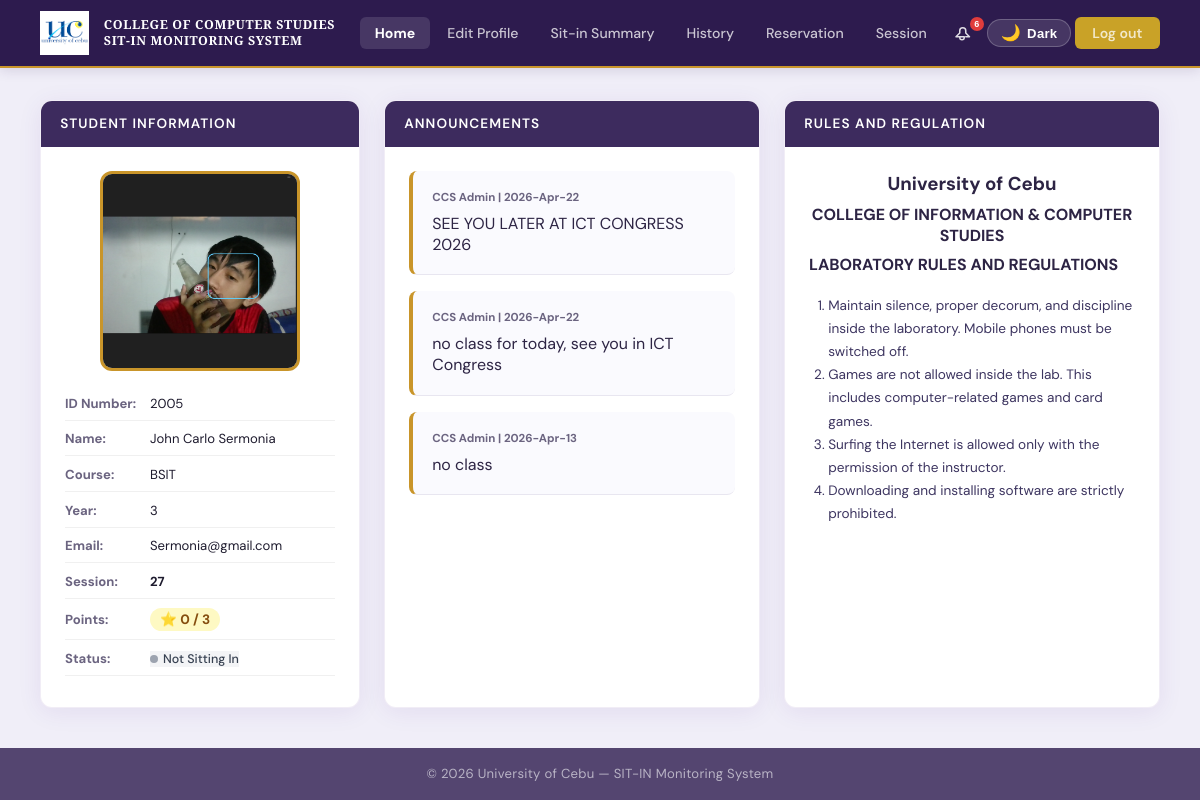
The page /sysarch/dashboard.php (signed in) on the database its author committed.
### tables this page shows
CREATE TABLE `users` (
  `id` int(11) NOT NULL,
  `id_number` varchar(50) NOT NULL,
  `last_name` varchar(100) NOT NULL,
  `first_name` varchar(100) NOT NULL,
  `middle_name` varchar(100) DEFAULT NULL,
  `course` varchar(50) NOT NULL,
  `course_level` int(2) NOT NULL,
  `email` varchar(150) NOT NULL,
  `address` text NOT NULL,
  `password` varchar(255) NOT NULL,
  `created_at` timestamp NOT NULL DEFAULT current_timestamp(),
  `profile_picture` varchar(255) DEFAULT 'Studentlogo.png',
  `remaining_sessions` int(11) NOT NULL DEFAULT 30,
  `points` int(11) DEFAULT 0
);

CREATE TABLE `announcements` (
  `id` int(11) NOT NULL,
  `content` text NOT NULL,
  `created_at` timestamp NOT NULL DEFAULT current_timestamp()
);

### sysarch/dashboard.php (the view, shortened to what this page needs)
<?php
require 'db_connect.php';
$stmt = $pdo->prepare("SELECT * FROM users WHERE id = ?");
$stmt->execute([$_SESSION['user_id']]);
$user = $stmt->fetch();
$announcements = $pdo->query("SELECT * FROM announcements ORDER BY created_at DESC LIMIT 20")->fetchAll();
$stmt = $pdo->prepare("
    SELECT 'sit_in' as type, login_time as timestamp,
           CONCAT('✅ You sat in at Lab ', lab_number, ' for ', purpose) as message
    FROM sit_in_records
    WHERE id_number = ? AND status IN ('active', 'completed')
    UNION ALL
    SELECT 'logout' as type, logout_time as timestamp,
           CONCAT('🚪 You logged out from Lab ', lab_number) as message
    FROM sit_in_records
    WHERE id_number = ? AND status = 'completed' AND logout_time IS NOT NULL
    UNION ALL
    SELECT 'reservation_pending' as type, login_time as timestamp,
           CONCAT('⏳ Reservation submitted — Lab ', lab_number, ' for ', purpose, ' is awaiting admin approval') as message
    FROM sit_in_records
    WHERE id_number = ? AND (status = 'pending' OR status IS NULL OR status = '')
    UNION ALL
    SELECT 'reservation_approved' as type, login_time as timestamp,
           CONCAT('🎉 Reservation approved — Lab ', lab_number, ' for ', purpose) as message
    FROM sit_in_records
    WHERE id_number = ? AND status = 'active'
    UNION ALL
    SELECT 'reservation_cancelled' as type, login_time as timestamp,
           CONCAT('❌ Reservation cancelled — Lab ', lab_number, ' for ', purpose) as message
    FROM sit_in_records
    WHERE id_number = ? AND status = 'cancelled'
    UNION ALL
    SELECT 'announcement' as type, created_at as timestamp,
           CONCAT('📢 New announcement: ', LEFT(content, 60), '...') as message
    FROM announcements
    ORDER BY timestamp DESC LIMIT 15
");
$stmt->execute([$user['id_number'], $user['id_number'], $user['id_number'], $user['id_number'], $user['id_number']]);
$notifications = $stmt->fetchAll();
$unread_count = 0;
foreach ($notifications as $notif) {
    if (strtotime($notif['timestamp']) > strtotime($_SESSION['last_viewed_notifications'])) {
        $unread_count++;
    }
}
$stmt = $pdo->prepare("SELECT COUNT(*) FROM sit_in_records WHERE id_number = ? AND status = 'active'");
$stmt->execute([$user['id_number']]);
$is_sitting_in = $stmt->fetchColumn() > 0;
?>
<!DOCTYPE html>
<html lang="en">
<head>
    <link rel="stylesheet" href="dashboard.css">
    <?php require_once 'theme.php'; echo theme_styles(); ?>
</head>
<body>
<nav>
    <a href="dashboard.php" class="nav-brand">
        <img src="UClogo.png" alt="UC Logo">
        <span class="nav-title">College of Computer Studies<br>SIT-IN Monitoring System</span>
    </a>
    <ul class="nav-links">
        <li><a href="dashboard.php" class="active">Home</a></li>
        <li><a href="edit_profile.php">Edit Profile</a></li>
        <li><a href="sit_in_summary.php">Sit-in Summary</a></li>
        <li><a href="history.php">History</a></li>
        <li><a href="user_reservation.php">Reservation</a></li>
           <li><a href="sessions.php" >Session</a></li>
        <li class="notification-item">
            <button class="notification-btn" onclick="toggleNotifications()">
                <svg xmlns="http://www.w3.org/2000/svg" fill="none" viewBox="0 0 24 24" stroke="currentColor">
                    <path stroke-linecap="round" stroke-linejoin="round" stroke-width="2" d="M15 17h5l-5-5V9a4 4 0 00-8 0v3l-5 5h5m0 0v1a3 3 0 006 0v-1m-6 0h6"/>
                </svg>
                <?php if ($unread_count > 0): ?>
                <span class="notification-badge"><?= $unread_count ?></span>
                <?php endif; ?>
            </button>
        </li>
        <?php echo theme_toggle_button(); ?>
        <li><a href="logout.php" class="btn-nav">Log out</a></li>
    </ul>
</nav>
<div class="dashboard-container">
    <aside class="info-panel">
        <div class="panel-header">Student Information</div>
        <div class="profile-card">
            <div class="avatar-frame">
                <?php
                    $display_pic = (!empty($user['profile_picture']) && file_exists('uploads/' . $user['profile_picture']))
                                   ? 'uploads/' . $user['profile_picture']
                                   : 'Studentlogo.png';
                ?>
                <img src="<?= htmlspecialchars($display_pic) ?>" alt="User Avatar">
            </div>
            <div class="info-list">
                <div class="info-item">
                    <span class="label">ID Number:</span>
                    <span class="val"><?= htmlspecialchars($user['id_number']) ?></span>
                </div>
                <div class="info-item">
                    <span class="label">Name:</span>
                    <span class="val"><?= htmlspecialchars($user['first_name'] . ' ' . $user['last_name']) ?></span>
                </div>
                <div class="info-item">
                    <span class="label">Course:</span>
                    <span class="val"><?= htmlspecialchars($user['course']) ?></span>
                </div>
                <div class="info-item">
                    <span class="label">Year:</span>
                    <span class="val"><?= htmlspecialchars($user['course_level']) ?></span>
                </div>
                <div class="info-item">
                    <span class="label">Email:</span>
                    <span class="val"><?= htmlspecialchars($user['email']) ?></span>
                </div>
                <div class="info-item">
                    <span class="label">Session:</span>
                    <span class="val session-count"><?= htmlspecialchars($user['remaining_sessions'] ?? 30) ?></span>
                </div>
                <div class="info-item">
                    <span class="label">Points:</span>
                    <span class="val" style="display:flex;align-items:center;gap:6px;">
                        <span style="display:inline-flex;align-items:center;gap:4px;background:#fef9c3;color:#854d0e;padding:3px 10px;border-radius:20px;font-weight:700;font-size:0.85rem;">
                            ⭐ <?= (int)($user['points'] ?? 0) ?> / 3
                        </span>
                    </span>
                </div>
                <div class="info-item">
                    <span class="label">Status:</span>
                    <span class="val">
                        <span class="status-indicator <?= $is_sitting_in ? 'active' : 'inactive' ?>">
                            <span class="status-dot"></span>
                            <?= $is_sitting_in ? 'Currently Sitting In' : 'Not Sitting In' ?>
                        </span>
                    </span>
                </div>
            </div>
        </div>
    </aside>
    <main class="announcement-panel">
        <div class="panel-header">Announcements</div>
        <div class="scroll-box">
            <?php if (!empty($announcements)): ?>
                <?php foreach ($announcements as $ann): ?>
                <div class="post">
                    <div class="post-meta">CCS Admin | <?= date('Y-M-d', strtotime($ann['created_at'])) ?></div>
                    <p><?= htmlspecialchars($ann['content']) ?></p>
                </div>
                <?php endforeach; ?>
            <?php else: ?>
                <div class="post">
                    <p>No announcements yet.</p>
                </div>
            <?php endif; ?>
        </div>
    </main>
    <section class="rules-panel">
        <div class="panel-header">Rules and Regulation</div>
        <div class="scroll-box rules-content">
            <h3>University of Cebu</h3>
            <h4>COLLEGE OF INFORMATION &amp; COMPUTER STUDIES</h4>
            <p><strong>LABORATORY RULES AND REGULATIONS</strong></p>
            <ol>
                <li>Maintain silence, proper decorum, and discipline inside the laboratory. Mobile phones must be switched off.</li>
                <li>Games are not allowed inside the lab. This includes computer-related games and card games.</li>
                <li>Surfing the Internet is allowed only with the permission of the instructor.</li>
                <li>Downloading and installing software are strictly prohibited.</li>
            </ol>
        </div>
    </section>
</div>
<footer>
    &copy; <?= date('Y') ?> University of Cebu — SIT-IN Monitoring System
</footer>
</body>
</html>

### sysarch/theme.php (shortened to what this page needs)
<?php
function theme_toggle_button(): string {
    return <<<'HTML'
    <li>
        <button class="theme-toggle-btn" id="themeToggle" title="Toggle Dark/Light Mode">
            <span class="toggle-icon" id="toggleIcon">🌙</span>
            <span id="toggleLabel">Dark</span>
        </button>
    </li>
HTML;
}

### sysarch/dashboard.css (style rules this page uses)
*, *::before, *::after { box-sizing: border-box; margin: 0; padding: 0; }
:root { --gold: #C9952A; --gold-lt: #F0C060; --purple: #4A1E8A; --purple-dk: #2D0F5E; --white: #FFFFFF; --offwhite: #F7F5FF; --text: #1A0A3B; --muted: #7A6DA0; --error: #E03C3C; }
html, body { min-height: 100%; font-family: 'DM Sans', sans-serif; background: #BDA6CE; color: var(--text); }
nav { position: fixed; top: 0; left: 0; right: 0; z-index: 100; display: flex; align-items: center; justify-content: space-between; padding: 0 2.5rem; height: 68px; background: rgba(255, 255, 255, 0.92); backdrop-filter: blur(12px); border-bottom: 2px solid var(--gold); box-shadow: 0 2px 24px rgba(74, 30, 138, 0.08); }
.nav-brand { display: flex; align-items: center; gap: 0.9rem; text-decoration: none; }
.nav-brand img { height: 44px; width: auto; }
.nav-title { font-family: 'Playfair Display', serif; font-size: 0.78rem; font-weight: 700; color: var(--purple); letter-spacing: 0.05em; text-transform: uppercase; line-height: 1.3; max-width: 260px; }
.nav-links { display: flex; align-items: center; gap: 0.2rem; list-style: none; }
.nav-links > li > a { text-decoration: none; font-size: 0.88rem; font-weight: 500; color: var(--muted); padding: 0.45rem 0.9rem; border-radius: 6px; transition: color 0.2s, background 0.2s; display: inline-block; }
.nav-links > li > a.active { color: var(--purple); font-weight: 700; }
.nav-links > li > a.btn-nav { background: var(--gold); color: var(--purple-dk); font-weight: 600; padding: 0.45rem 1.1rem; }
.notification-item { position: relative; list-style: none; display: flex; align-items: center; }
.notification-btn { background: none; border: none; cursor: pointer; padding: 0.35rem 0.45rem; border-radius: 6px; display: flex; align-items: center; justify-content: center; position: relative; color: var(--muted); transition: background 0.2s, color 0.2s; height: 32px; }
.notification-btn svg { width: 25px; height: 18px; display: block; stroke-width: 2; }
.notification-badge { position: absolute; top: 0px; right: 0px; background: #E03C3C; color: #fff; font-size: 9px; font-weight: 700; min-width: 14px; height: 14px; border-radius: 7px; display: flex; align-items: center; justify-content: center; padding: 0 2px; line-height: 1; pointer-events: none; }
.status-indicator { display: inline-flex; align-items: center; gap: 5px; font-size: 0.78rem; font-weight: 500; }
.status-dot { width: 8px; height: 8px; border-radius: 50%; flex-shrink: 0; }
.status-indicator.inactive { color: var(--muted); }
.status-indicator.inactive .status-dot { background: var(--muted); }
.dashboard-container { display: grid; grid-template-columns: 320px 1fr 1fr; gap: 1.5rem; padding: 100px 2.5rem 40px; max-width: 1400px; margin: 0 auto; }
.info-panel, .announcement-panel, .rules-panel { background: #fff; border-radius: 12px; overflow: hidden; box-shadow: 0 8px 32px rgba(0,0,0,0.15); display: flex; flex-direction: column; animation: slideUp 0.5s ease both; }
.panel-header { background: var(--purple); color: #fff; padding: 0.9rem 1.2rem; font-weight: 600; font-size: 0.85rem; text-transform: uppercase; letter-spacing: 0.08em; }
.profile-card { padding: 1.5rem; }
.avatar-frame { width: 200px; height: 200px; margin: 0 auto 1.5rem; border: 3px solid var(--gold); border-radius: 12px; overflow: hidden; background: #f0f0f0; }
.avatar-frame img { width: 100%; height: 100%; object-fit: cover; }
.info-list { display: flex; flex-direction: column; gap: 0.6rem; }
.info-item { font-size: 0.82rem; border-bottom: 1px solid #f0f0f0; padding-bottom: 0.5rem; display: flex; align-items: baseline; }
.info-item .label { font-weight: 700; color: var(--purple-dk); width: 85px; flex-shrink: 0; }
.info-item .val { color: var(--text); }
.scroll-box { padding: 1.5rem; height: 500px; overflow-y: auto; }
.post { background: #FAFAFE; padding: 1.2rem; border-radius: 8px; margin-bottom: 1rem; border-left: 4px solid var(--gold); }
.post-meta { font-size: 0.72rem; font-weight: 700; color: var(--purple); margin-bottom: 0.5rem; }
.rules-content { text-align: left; }
.rules-content h3, .rules-content h4 { text-align: center; color: var(--purple); margin-bottom: 0.5rem; }
.rules-content ol { margin-top: 1.2rem; padding-left: 1.2rem; font-size: 0.85rem; line-height: 1.7; color: var(--text); }
footer { text-align: center; padding: 1.5rem; font-size: 0.75rem; color: var(--white); opacity: 0.8; }

### rows shown on the page
users: profile_picture (picture), id_number "2005", first_name+last_name "John Carlo Sermonia", course "BSIT", course_level "3", email "Sermonia@gmail.com", remaining_sessions "27", points "0"
announcements: created_at "2026-Apr-22", content "SEE YOU LATER AT ICT CONGRESS 2026"
announcements: created_at "2026-Apr-22", content "no class for today, see you in ICT Congress"
announcements: created_at "2026-Apr-13", content "no class"

### other values the page prints
$unread_count "6"
